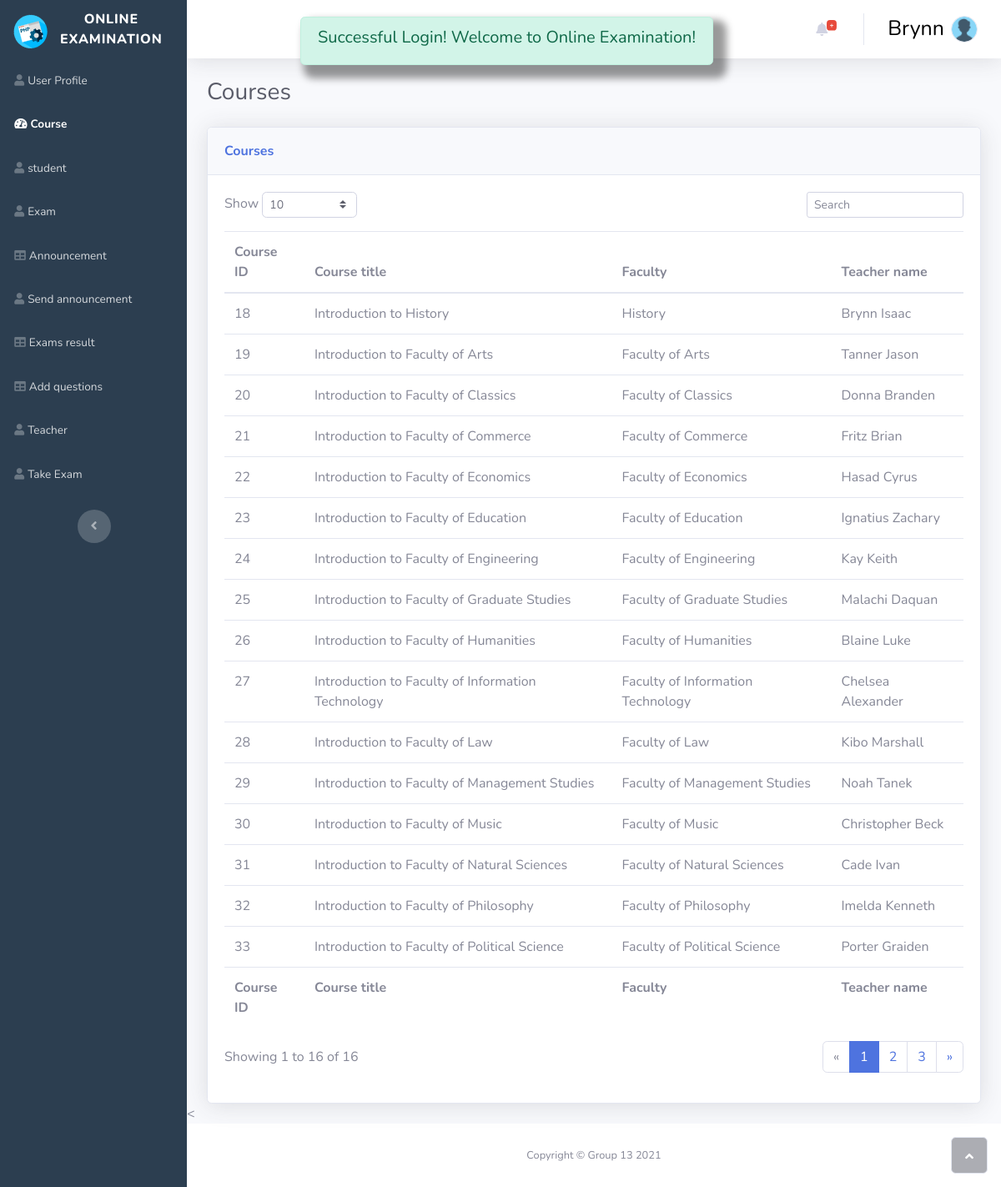
/course.php (signed in), run on the app's committed database.
### tables this page shows
CREATE TABLE `course` (
  `course_id` int(30) NOT NULL,
  `course_title` varchar(50) NOT NULL,
  `faculty_id` int(30) NOT NULL,
  `teacher_id` int(30) NOT NULL
);

CREATE TABLE `faculty` (
  `faculty_id` int(30) NOT NULL,
  `faculty_title` varchar(50) NOT NULL
);

CREATE TABLE `user` (
  `user_id` int(30) NOT NULL,
  `fname` varchar(50) NOT NULL,
  `lname` varchar(50) NOT NULL,
  `email` varchar(50) NOT NULL,
  `username` varchar(50) NOT NULL,
  `password` varchar(50) NOT NULL,
  `gender` varchar(20) NOT NULL,
  `address` varchar(100) NOT NULL,
  `mobile_No` varchar(30) NOT NULL,
  `user_image` varchar(30) NOT NULL,
  `role` int(11) NOT NULL
);

### course.php (the view, shortened to what this page needs)
<!DOCTYPE html>
<html>
<head>
    <?php
    include("cssLinks.php");
    ?>
</head>
<body id="page-top">
    <div id="wrapper">
        <?php
        include("sidebar.php");
        ?>
        <div class="d-flex flex-column" id="content-wrapper">
            <div id="content">
                <?php
                include("aboveNavbar.php");
                ?>
                <div class="container-fluid">
                    <h3 class="text-dark mb-4">Courses</h3>
                    <div class="card shadow">
                        <div class="card-header py-3">
                            <p class="text-primary m-0 font-weight-bold">Courses</p>
                        </div>
                        <div class="card-body">
                            <form method="post" action="<?php echo $_SERVER['PHP_SELF']; ?>">
                                <div class="row">
                                    <div class="col-md-6 text-nowrap">
                                        <div id="dataTable_length" class="dataTables_length" aria-controls="dataTable">
                                            <label>Show&nbsp;<select
                                                    class="form-control form-control-sm custom-select custom-select-sm">
                                                    <option value="10" selected="">10</option>
                                                </select>&nbsp;</label>
                                        </div>
                                    </div>
                                    <div class="col-md-6">
                                        <div class="text-md-right dataTables_filter" id="dataTable_filter"><label>
                                                <input name="txtSearch" type="text" class="form-control form-control-sm"
                                                    aria-controls="dataTable" placeholder="Search"></label>
                                        </div>
                                    </div>
                                </div>
                            </form>
                            <div class="table-responsive table mt-2" id="dataTable" role="grid"
                                aria-describedby="dataTable_info">
                                <table class="table my-0" id="dataTable">
                                    <thead>
                                        <tr>
                                            <th>Course ID</th>
                                            <th>Course title</th>
                                            <th>Faculty</th>
                                            <th>Teacher name</th>
                                        </tr>
                                    </thead>
                                    <tbody>
                                        <?php
                                        if (isset($_POST['txtSearch'])) {
                                            $searchTarget = $_POST['txtSearch'];
                                            $courseData = mysqli_query($conn, "SELECT course.course_id, course.course_title, faculty.faculty_title,
                                            user.fname, user.lname FROM course INNER JOIN faculty ON course.faculty_id = faculty.faculty_id
                                            INNER JOIN teacher ON course.teacher_id = teacher.teacher_id AND teacher.faculty_id = faculty.faculty_id
                                            INNER JOIN user ON teacher.user_id = user.user_id where course.course_title LIKE  '%$searchTarget%'") or die(mysqli_error($conn));
                                            $count = 0;
                                            while ($row = mysqli_fetch_array($courseData)) {
                                                $count += 1;
                                                echo '<tr>
                                                    <td>' . $row['course_id'] . '</td>
                                                    <td>' . $row['course_title'] . '</td>
                                                    <td>' . $row['faculty_title'] . '</td>
                                                    <td>' . $row['fname'] . ' ' . $row['lname'] . '</td>
                                                </tr>';
                                            }
                                        } else {
                                            $courseData = mysqli_query($conn, "SELECT course.course_id, course.course_title, faculty.faculty_title, user.fname, user.lname
                                            FROM course INNER JOIN faculty ON course.faculty_id = faculty.faculty_id INNER JOIN teacher ON course.teacher_id = teacher.teacher_id
                                             AND teacher.faculty_id = faculty.faculty_id INNER JOIN user ON teacher.user_id = user.user_id") or die(mysqli_error($conn));
                                            $count = 0;
                                            while ($row = mysqli_fetch_array($courseData)) {
                                                $count += 1;
                                                echo '<tr>
                                                <td>' . $row['course_id'] . '</td>
                                                <td>' . $row['course_title'] . '</td>
                                                <td>' . $row['faculty_title'] . '</td>
                                                <td>' . $row['fname'] . ' ' . $row['lname'] . '</td></tr>';
                                            }
                                        }
                                        ?>
                                    </tbody>
                                    <tfoot>
                                        <tr>
                                            <td><strong>Course ID</strong></td>
                                            <td><strong>Course title</strong></td>
                                            <td><strong>Faculty</strong></td>
                                            <td><strong>Teacher name</strong></td>
                                        </tr>
                                    </tfoot>
                                </table>
                            </div>
                            <div class="row">
                                <div class="col-md-6 align-self-center">
                                    <p id="dataTable_info" class="dataTables_info" role="status" aria-live="polite">
                                        Showing 1 to <?php echo $count . " of " . $count; ?></p>
                                </div>
                                <div class="col-md-6">
                                    <nav
                                        class="d-lg-flex justify-content-lg-end dataTables_paginate paging_simple_numbers">
                                        <ul class="pagination">
                                            <li class="page-item disabled"><a class="page-link" href="#"
                                                    aria-label="Previous"><span aria-hidden="true">«</span></a></li>
                                            <li class="page-item active"><a class="page-link" href="#">1</a></li>
                                            <li class="page-item"><a class="page-link" href="#">2</a></li>
                                            <li class="page-item"><a class="page-link" href="#">3</a></li>
                                            <li class="page-item"><a class="page-link" href="#" aria-label="Next"><span
                                                        aria-hidden="true">»</span></a></li>
                                        </ul>
                                    </nav>
                                </div>
                            </div>
                        </div>
                    </div>
                </div>
            <<?php
                include('footer.php');
                ?> </div><a class="border rounded d-inline scroll-to-top" href="#page-top"><i
                        class="fas fa-angle-up"></i></a>
</body>
</html>

### footer.php (style rules this page uses)
body { top: 0px !important; }

### data on the page
course: course_id "18", course_title "Introduction to History", faculty.faculty_title "History", user.fname "Brynn", user.lname "Isaac"
course: course_id "19", course_title "Introduction to Faculty of Arts", faculty.faculty_title "Faculty of Arts", user.fname "Tanner", user.lname "Jason"
course: course_id "20", course_title "Introduction to Faculty of Classics", faculty.faculty_title "Faculty of Classics", user.fname "Donna", user.lname "Branden"
course: course_id "21", course_title "Introduction to Faculty of Commerce", faculty.faculty_title "Faculty of Commerce", user.fname "Fritz", user.lname "Brian"
course: course_id "22", course_title "Introduction to Faculty of Economics", faculty.faculty_title "Faculty of Economics", user.fname "Hasad", user.lname "Cyrus"
course: course_id "23", course_title "Introduction to Faculty of Education", faculty.faculty_title "Faculty of Education", user.fname "Ignatius", user.lname "Zachary"
course: course_id "24", course_title "Introduction to Faculty of Engineering", faculty.faculty_title "Faculty of Engineering", user.fname "Kay", user.lname "Keith"
course: course_id "25", course_title "Introduction to Faculty of Graduate Studies", faculty.faculty_title "Faculty of Graduate Studies", user.fname "Malachi", user.lname "Daquan"
course: course_id "26", course_title "Introduction to Faculty of Humanities", faculty.faculty_title "Faculty of Humanities", user.fname "Blaine", user.lname "Luke"
course: course_id "27", course_title "Introduction to Faculty of Information Technology", faculty.faculty_title "Faculty of Information Technology", user.fname "Chelsea", user.lname "Alexander"
course: course_id "28", course_title "Introduction to Faculty of Law", faculty.faculty_title "Faculty of Law", user.fname "Kibo", user.lname "Marshall"
course: course_id "29", course_title "Introduction to Faculty of Management Studies", faculty.faculty_title "Faculty of Management Studies", user.fname "Noah", user.lname "Tanek"
course: course_id "30", course_title "Introduction to Faculty of Music", faculty.faculty_title "Faculty of Music", user.fname "Christopher", user.lname "Beck"
course: course_id "31", course_title "Introduction to Faculty of Natural Sciences", faculty.faculty_title "Faculty of Natural Sciences", user.fname "Cade", user.lname "Ivan"
course: course_id "32", course_title "Introduction to Faculty of Philosophy", faculty.faculty_title "Faculty of Philosophy", user.fname "Imelda", user.lname "Kenneth"
course: course_id "33", course_title "Introduction to Faculty of Political Science", faculty.faculty_title "Faculty of Political Science", user.fname "Porter", user.lname "Graiden"

### other printed values
$_SESSION['message'] "Successful Login! Welcome to Online Examination!"
$name "Brynn"
$count "16"
